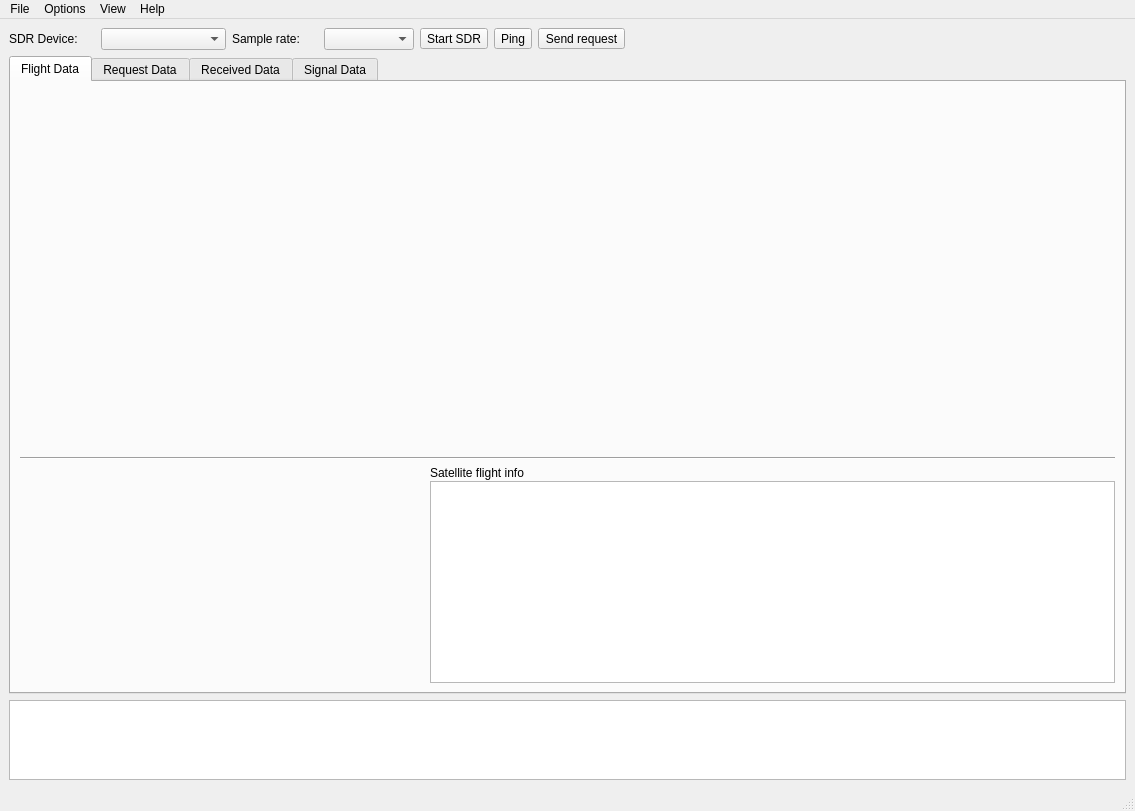
<?xml version="1.0" encoding="UTF-8"?>
<ui version="4.0">
 <class>MainWindow</class>
 <widget class="QMainWindow" name="MainWindow">
  <property name="geometry">
   <rect>
    <x>0</x>
    <y>0</y>
    <width>1135</width>
    <height>811</height>
   </rect>
  </property>
  <property name="windowTitle">
   <string/>
  </property>
  <widget class="QWidget" name="centralwidget">
   <layout class="QVBoxLayout" name="verticalLayout">
    <item>
     <widget class="QWidget" name="Toolbar" native="true">
      <property name="layoutDirection">
       <enum>Qt::LeftToRight</enum>
      </property>
      <layout class="QHBoxLayout" name="horizontalLayout" stretch="0,0,0,0,0,0,0,0">
       <property name="spacing">
        <number>6</number>
       </property>
       <property name="sizeConstraint">
        <enum>QLayout::SetNoConstraint</enum>
       </property>
       <property name="margin">
        <number>0</number>
       </property>
       <item>
        <widget class="QLabel" name="Lsdrdvc">
         <property name="sizePolicy">
          <sizepolicy hsizetype="Maximum" vsizetype="Maximum">
           <horstretch>0</horstretch>
           <verstretch>0</verstretch>
          </sizepolicy>
         </property>
         <property name="minimumSize">
          <size>
           <width>86</width>
           <height>0</height>
          </size>
         </property>
         <property name="maximumSize">
          <size>
           <width>86</width>
           <height>16777215</height>
          </size>
         </property>
         <property name="text">
          <string>SDR Device:</string>
         </property>
        </widget>
       </item>
       <item>
        <widget class="QComboBox" name="CBsdr">
         <property name="minimumSize">
          <size>
           <width>85</width>
           <height>0</height>
          </size>
         </property>
         <property name="maximumSize">
          <size>
           <width>125</width>
           <height>16777215</height>
          </size>
         </property>
        </widget>
       </item>
       <item>
        <widget class="QLabel" name="Lsdrrate">
         <property name="sizePolicy">
          <sizepolicy hsizetype="Fixed" vsizetype="Fixed">
           <horstretch>0</horstretch>
           <verstretch>0</verstretch>
          </sizepolicy>
         </property>
         <property name="minimumSize">
          <size>
           <width>86</width>
           <height>0</height>
          </size>
         </property>
         <property name="maximumSize">
          <size>
           <width>86</width>
           <height>16777215</height>
          </size>
         </property>
         <property name="text">
          <string>Sample rate:</string>
         </property>
        </widget>
       </item>
       <item>
        <widget class="QComboBox" name="CBsdrrate">
         <property name="minimumSize">
          <size>
           <width>75</width>
           <height>0</height>
          </size>
         </property>
         <property name="maximumSize">
          <size>
           <width>90</width>
           <height>16777215</height>
          </size>
         </property>
        </widget>
       </item>
       <item>
        <widget class="QToolButton" name="TBstartsdr">
         <property name="text">
          <string>Start SDR</string>
         </property>
         <property name="iconSize">
          <size>
           <width>32</width>
           <height>32</height>
          </size>
         </property>
        </widget>
       </item>
       <item>
        <widget class="QToolButton" name="TBping">
         <property name="text">
          <string>Ping</string>
         </property>
         <property name="iconSize">
          <size>
           <width>32</width>
           <height>32</height>
          </size>
         </property>
        </widget>
       </item>
       <item>
        <widget class="QToolButton" name="TBsend">
         <property name="text">
          <string>Send request</string>
         </property>
         <property name="iconSize">
          <size>
           <width>32</width>
           <height>32</height>
          </size>
         </property>
         <property name="checkable">
          <bool>false</bool>
         </property>
        </widget>
       </item>
       <item>
        <widget class="QLabel" name="space2">
         <property name="text">
          <string/>
         </property>
        </widget>
       </item>
      </layout>
     </widget>
    </item>
    <item>
     <widget class="QTabWidget" name="tabWidget">
      <property name="currentIndex">
       <number>0</number>
      </property>
      <widget class="QWidget" name="tabFlight">
       <attribute name="title">
        <string>Flight Data</string>
       </attribute>
       <layout class="QVBoxLayout" name="verticalLayout_3">
        <item>
         <widget class="QLabel" name="Lworldmap">
          <property name="minimumSize">
           <size>
            <width>640</width>
            <height>360</height>
           </size>
          </property>
          <property name="text">
           <string/>
          </property>
          <property name="scaledContents">
           <bool>true</bool>
          </property>
         </widget>
        </item>
        <item>
         <widget class="Line" name="line">
          <property name="windowModality">
           <enum>Qt::WindowModal</enum>
          </property>
          <property name="orientation">
           <enum>Qt::Horizontal</enum>
          </property>
         </widget>
        </item>
        <item>
         <widget class="QWidget" name="widget" native="true">
          <property name="maximumSize">
           <size>
            <width>16777215</width>
            <height>250</height>
           </size>
          </property>
          <layout class="QHBoxLayout" name="horizontalLayout_2">
           <property name="spacing">
            <number>10</number>
           </property>
           <property name="margin">
            <number>0</number>
           </property>
           <item>
            <widget class="QLabel" name="Lradar">
             <property name="sizePolicy">
              <sizepolicy hsizetype="MinimumExpanding" vsizetype="MinimumExpanding">
               <horstretch>0</horstretch>
               <verstretch>0</verstretch>
              </sizepolicy>
             </property>
             <property name="minimumSize">
              <size>
               <width>200</width>
               <height>200</height>
              </size>
             </property>
             <property name="maximumSize">
              <size>
               <width>400</width>
               <height>400</height>
              </size>
             </property>
             <property name="text">
              <string/>
             </property>
            </widget>
           </item>
           <item>
            <layout class="QVBoxLayout" name="VLsatinfo">
             <property name="spacing">
              <number>1</number>
             </property>
             <item>
              <widget class="QLabel" name="Lsalelliteinfo">
               <property name="text">
                <string>Satellite flight info</string>
               </property>
              </widget>
             </item>
             <item>
              <widget class="QTextEdit" name="TEsatelliteinfo">
               <property name="maximumSize">
                <size>
                 <width>10000000</width>
                 <height>300</height>
                </size>
               </property>
               <property name="readOnly">
                <bool>true</bool>
               </property>
              </widget>
             </item>
            </layout>
           </item>
          </layout>
         </widget>
        </item>
       </layout>
      </widget>
      <widget class="QWidget" name="tabRequest">
       <attribute name="title">
        <string>Request Data</string>
       </attribute>
       <layout class="QVBoxLayout" name="verticalLayout_2">
        <item>
         <widget class="QWidget" name="Wrequestbar" native="true">
          <property name="maximumSize">
           <size>
            <width>16777215</width>
            <height>27</height>
           </size>
          </property>
          <layout class="QHBoxLayout" name="horizontalLayout_4">
           <property name="margin">
            <number>0</number>
           </property>
           <item>
            <widget class="QLabel" name="Lcfgfile">
             <property name="sizePolicy">
              <sizepolicy hsizetype="Maximum" vsizetype="Preferred">
               <horstretch>0</horstretch>
               <verstretch>0</verstretch>
              </sizepolicy>
             </property>
             <property name="maximumSize">
              <size>
               <width>16777215</width>
               <height>16777215</height>
              </size>
             </property>
             <property name="text">
              <string>Config. file:</string>
             </property>
            </widget>
           </item>
           <item>
            <widget class="QPushButton" name="Bcfgopen">
             <property name="maximumSize">
              <size>
               <width>80</width>
               <height>16777215</height>
              </size>
             </property>
             <property name="text">
              <string>Open</string>
             </property>
            </widget>
           </item>
           <item>
            <widget class="QPushButton" name="Bcfgsaveas">
             <property name="maximumSize">
              <size>
               <width>80</width>
               <height>16777215</height>
              </size>
             </property>
             <property name="text">
              <string>Save As</string>
             </property>
            </widget>
           </item>
           <item>
            <widget class="QLabel" name="space3">
             <property name="text">
              <string/>
             </property>
            </widget>
           </item>
           <item>
            <widget class="QPushButton" name="Buncheckall">
             <property name="maximumSize">
              <size>
               <width>90</width>
               <height>16777215</height>
              </size>
             </property>
             <property name="text">
              <string>Uncheck All</string>
             </property>
            </widget>
           </item>
           <item>
            <widget class="QPushButton" name="Bcheckall">
             <property name="maximumSize">
              <size>
               <width>80</width>
               <height>16777215</height>
              </size>
             </property>
             <property name="text">
              <string>Check All</string>
             </property>
            </widget>
           </item>
          </layout>
         </widget>
        </item>
        <item>
         <widget class="QWidget" name="Wrequestdata" native="true">
          <layout class="QHBoxLayout" name="horizontalLayout_3">
           <item>
            <widget class="QGroupBox" name="GBreqobdh">
             <property name="autoFillBackground">
              <bool>false</bool>
             </property>
             <property name="title">
              <string>OBDH</string>
             </property>
             <property name="alignment">
              <set>Qt::AlignLeading|Qt::AlignLeft|Qt::AlignVCenter</set>
             </property>
             <property name="flat">
              <bool>false</bool>
             </property>
             <property name="checkable">
              <bool>false</bool>
             </property>
             <property name="checked">
              <bool>false</bool>
             </property>
             <layout class="QVBoxLayout" name="verticalLayout_4">
              <property name="spacing">
               <number>6</number>
              </property>
              <property name="margin">
               <number>9</number>
              </property>
             </layout>
            </widget>
           </item>
           <item>
            <widget class="Line" name="VL1">
             <property name="orientation">
              <enum>Qt::Vertical</enum>
             </property>
            </widget>
           </item>
           <item>
            <widget class="QGroupBox" name="GBreqeps">
             <property name="title">
              <string>EPS</string>
             </property>
             <layout class="QVBoxLayout" name="verticalLayout_5">
              <property name="spacing">
               <number>6</number>
              </property>
              <property name="margin">
               <number>9</number>
              </property>
             </layout>
            </widget>
           </item>
           <item>
            <widget class="Line" name="VL2">
             <property name="orientation">
              <enum>Qt::Vertical</enum>
             </property>
            </widget>
           </item>
           <item>
            <widget class="QGroupBox" name="GBreqttc">
             <property name="title">
              <string>TTC</string>
             </property>
             <layout class="QVBoxLayout" name="verticalLayout_6">
              <property name="spacing">
               <number>6</number>
              </property>
              <property name="margin">
               <number>9</number>
              </property>
             </layout>
            </widget>
           </item>
           <item>
            <widget class="Line" name="VL3">
             <property name="orientation">
              <enum>Qt::Vertical</enum>
             </property>
            </widget>
           </item>
           <item>
            <widget class="QGroupBox" name="GBreqpayloads">
             <property name="baseSize">
              <size>
               <width>0</width>
               <height>0</height>
              </size>
             </property>
             <property name="layoutDirection">
              <enum>Qt::LeftToRight</enum>
             </property>
             <property name="title">
              <string>Payloads</string>
             </property>
             <property name="alignment">
              <set>Qt::AlignLeading|Qt::AlignLeft|Qt::AlignVCenter</set>
             </property>
             <layout class="QVBoxLayout" name="verticalLayout_7">
              <property name="spacing">
               <number>6</number>
              </property>
              <property name="margin">
               <number>9</number>
              </property>
             </layout>
            </widget>
           </item>
          </layout>
         </widget>
        </item>
       </layout>
      </widget>
      <widget class="QWidget" name="tabReceived">
       <attribute name="title">
        <string>Received Data</string>
       </attribute>
       <layout class="QVBoxLayout" name="verticalLayout_8">
        <item>
         <widget class="QWidget" name="Wreceivedbar" native="true">
          <property name="maximumSize">
           <size>
            <width>16777215</width>
            <height>27</height>
           </size>
          </property>
          <layout class="QHBoxLayout" name="horizontalLayout_5">
           <property name="margin">
            <number>0</number>
           </property>
           <item>
            <widget class="QLabel" name="Ldatashow">
             <property name="sizePolicy">
              <sizepolicy hsizetype="Maximum" vsizetype="Preferred">
               <horstretch>0</horstretch>
               <verstretch>0</verstretch>
              </sizepolicy>
             </property>
             <property name="text">
              <string/>
             </property>
            </widget>
           </item>
           <item>
            <widget class="QComboBox" name="CBdatashow">
             <property name="sizePolicy">
              <sizepolicy hsizetype="Maximum" vsizetype="Fixed">
               <horstretch>0</horstretch>
               <verstretch>0</verstretch>
              </sizepolicy>
             </property>
             <property name="maximumSize">
              <size>
               <width>16777215</width>
               <height>16777215</height>
              </size>
             </property>
            </widget>
           </item>
           <item>
            <widget class="QLabel" name="Ldatashowfile">
             <property name="sizePolicy">
              <sizepolicy hsizetype="Maximum" vsizetype="Preferred">
               <horstretch>0</horstretch>
               <verstretch>0</verstretch>
              </sizepolicy>
             </property>
             <property name="text">
              <string/>
             </property>
            </widget>
           </item>
           <item>
            <widget class="QPushButton" name="Bdataopen">
             <property name="maximumSize">
              <size>
               <width>80</width>
               <height>16777215</height>
              </size>
             </property>
             <property name="text">
              <string>Open</string>
             </property>
            </widget>
           </item>
           <item>
            <widget class="QLabel" name="space4">
             <property name="text">
              <string/>
             </property>
            </widget>
           </item>
          </layout>
         </widget>
        </item>
        <item>
         <widget class="QWidget" name="Wreceiveddata" native="true">
          <layout class="QHBoxLayout" name="horizontalLayout_6">
           <item>
            <widget class="QGroupBox" name="GBrecobdh">
             <property name="title">
              <string>OBDH</string>
             </property>
             <layout class="QVBoxLayout" name="verticalLayout_10"/>
            </widget>
           </item>
           <item>
            <widget class="Line" name="VL4">
             <property name="orientation">
              <enum>Qt::Vertical</enum>
             </property>
            </widget>
           </item>
           <item>
            <widget class="QGroupBox" name="GBreceps">
             <property name="title">
              <string>EPS</string>
             </property>
             <layout class="QVBoxLayout" name="verticalLayout_9"/>
            </widget>
           </item>
           <item>
            <widget class="Line" name="VL5">
             <property name="orientation">
              <enum>Qt::Vertical</enum>
             </property>
            </widget>
           </item>
           <item>
            <widget class="QGroupBox" name="GBrecttc">
             <property name="title">
              <string>TTC</string>
             </property>
             <layout class="QVBoxLayout" name="verticalLayout_12"/>
            </widget>
           </item>
           <item>
            <widget class="Line" name="VL6">
             <property name="orientation">
              <enum>Qt::Vertical</enum>
             </property>
            </widget>
           </item>
           <item>
            <widget class="QGroupBox" name="GBrecpayloads">
             <property name="title">
              <string>Payloads</string>
             </property>
             <layout class="QVBoxLayout" name="verticalLayout_11"/>
            </widget>
           </item>
          </layout>
         </widget>
        </item>
       </layout>
      </widget>
      <widget class="QWidget" name="tabSignal">
       <attribute name="title">
        <string>Signal Data</string>
       </attribute>
       <layout class="QHBoxLayout" name="horizontalLayout_7">
        <item>
         <layout class="QVBoxLayout" name="VLsignal">
          <item>
           <widget class="QLabel" name="Lfft">
            <property name="text">
             <string/>
            </property>
           </widget>
          </item>
          <item>
           <widget class="QLabel" name="Lwaterfall">
            <property name="text">
             <string/>
            </property>
           </widget>
          </item>
         </layout>
        </item>
        <item>
         <widget class="QGroupBox" name="GBsignalconfig">
          <property name="maximumSize">
           <size>
            <width>300</width>
            <height>16777215</height>
           </size>
          </property>
          <property name="title">
           <string>Signal Configuration</string>
          </property>
         </widget>
        </item>
       </layout>
      </widget>
     </widget>
    </item>
    <item>
     <widget class="QTextEdit" name="TEeventlog">
      <property name="minimumSize">
       <size>
        <width>0</width>
        <height>80</height>
       </size>
      </property>
      <property name="maximumSize">
       <size>
        <width>16777215</width>
        <height>80</height>
       </size>
      </property>
      <property name="readOnly">
       <bool>true</bool>
      </property>
      <property name="html">
       <string>&lt;!DOCTYPE HTML PUBLIC &quot;-//W3C//DTD HTML 4.0//EN&quot; &quot;http://www.w3.org/TR/REC-html40/strict.dtd&quot;&gt;
&lt;html&gt;&lt;head&gt;&lt;meta name=&quot;qrichtext&quot; content=&quot;1&quot; /&gt;&lt;style type=&quot;text/css&quot;&gt;
p, li { white-space: pre-wrap; }
&lt;/style&gt;&lt;/head&gt;&lt;body style=&quot; font-family:'Ubuntu'; font-size:11pt; font-weight:400; font-style:normal;&quot;&gt;
&lt;p style=&quot;-qt-paragraph-type:empty; margin-top:0px; margin-bottom:0px; margin-left:0px; margin-right:0px; -qt-block-indent:0; text-indent:0px;&quot;&gt;&lt;br /&gt;&lt;/p&gt;&lt;/body&gt;&lt;/html&gt;</string>
      </property>
     </widget>
    </item>
   </layout>
  </widget>
  <widget class="QMenuBar" name="menubar">
   <property name="geometry">
    <rect>
     <x>0</x>
     <y>0</y>
     <width>1135</width>
     <height>25</height>
    </rect>
   </property>
   <widget class="QMenu" name="menuFile">
    <property name="title">
     <string>File</string>
    </property>
    <addaction name="actionExit"/>
   </widget>
   <widget class="QMenu" name="menuOptions">
    <property name="title">
     <string>Options</string>
    </property>
    <addaction name="actionSettings"/>
   </widget>
   <widget class="QMenu" name="menuHelp">
    <property name="title">
     <string>Help</string>
    </property>
    <addaction name="actionAbout"/>
   </widget>
   <widget class="QMenu" name="menuView">
    <property name="title">
     <string>View</string>
    </property>
    <widget class="QMenu" name="menuEvent_log">
     <property name="title">
      <string>Event log</string>
     </property>
     <addaction name="actionLower_side"/>
     <addaction name="actionRight_side"/>
     <addaction name="actionLeft_side"/>
     <addaction name="actionUnshow"/>
    </widget>
    <addaction name="actionToolbar"/>
    <addaction name="menuEvent_log"/>
    <addaction name="actionFullscreen"/>
   </widget>
   <addaction name="menuFile"/>
   <addaction name="menuOptions"/>
   <addaction name="menuView"/>
   <addaction name="menuHelp"/>
  </widget>
  <widget class="QStatusBar" name="statusbar"/>
  <action name="actionToolbar">
   <property name="text">
    <string>Toolbar</string>
   </property>
  </action>
  <action name="actionSettings">
   <property name="text">
    <string>Settings</string>
   </property>
  </action>
  <action name="actionExit">
   <property name="text">
    <string>Exit</string>
   </property>
  </action>
  <action name="actionAbout">
   <property name="text">
    <string>About</string>
   </property>
  </action>
  <action name="actionLower_side">
   <property name="text">
    <string>Lower side</string>
   </property>
  </action>
  <action name="actionRight_side">
   <property name="text">
    <string>Right side</string>
   </property>
  </action>
  <action name="actionLeft_side">
   <property name="text">
    <string>Left side</string>
   </property>
  </action>
  <action name="actionUnshow">
   <property name="text">
    <string>Unshow</string>
   </property>
  </action>
  <action name="actionFullscreen">
   <property name="text">
    <string>Fullscreen</string>
   </property>
  </action>
 </widget>
 <resources/>
 <connections/>
</ui>
